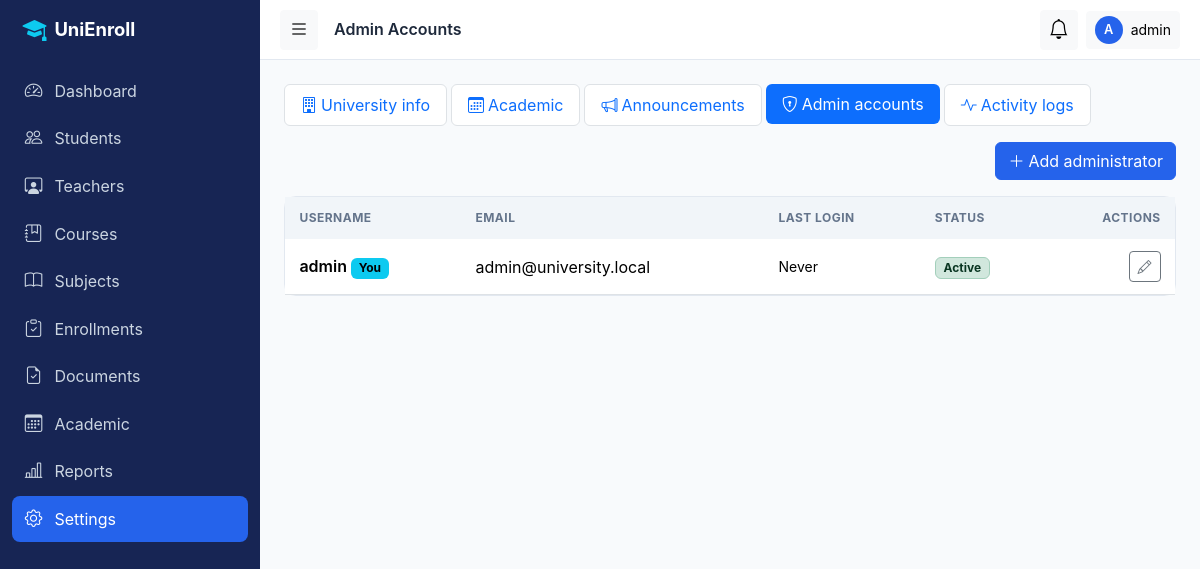
/admin/settings/admins.php (signed in), run on the app's committed database.
### tables this page shows
CREATE TABLE users (
  id            INT UNSIGNED AUTO_INCREMENT PRIMARY KEY,
  username      VARCHAR(50)  NOT NULL,
  email         VARCHAR(120) NOT NULL,
  password_hash VARCHAR(255) NOT NULL,
  role          ENUM('admin','teacher','student') NOT NULL,
  status        ENUM('active','inactive') NOT NULL DEFAULT 'active',
  last_login    DATETIME NULL,
  created_at    TIMESTAMP NOT NULL DEFAULT CURRENT_TIMESTAMP,
  updated_at    TIMESTAMP NOT NULL DEFAULT CURRENT_TIMESTAMP ON UPDATE CURRENT_TIMESTAMP,
  UNIQUE KEY uq_users_username (username),
  UNIQUE KEY uq_users_email (email),
  KEY idx_users_role_status (role, status)
);

### includes/auth_check.php (called while the page is built, shortened)
<?php
function require_login(): array
{
    $pdo  = Database::getConnection();
    $stmt = $pdo->prepare('SELECT id, username, role, status FROM users WHERE id = ?');
    $stmt->execute([$_SESSION['user_id']]);
    $user = $stmt->fetch();
    $user['name'] = $_SESSION['display_name'] ?? $user['username'];
    return $user;
}
function require_role($roles): array
{
    $roles = (array)$roles;
    $user  = require_login();
        ?>
        <?php
    return $user;
}

### admin/settings/admins.php (the view, shortened to what this page needs)
<?php
require_once __DIR__ . '/../../includes/auth_check.php';
require_once __DIR__ . '/../../includes/settings_nav.php';
$user = require_role('admin');
$pdo = Database::getConnection();
$admins = $pdo->query("SELECT id, username, email, status, last_login, created_at FROM users WHERE role = 'admin' ORDER BY username")->fetchAll();
require_once __DIR__ . '/../../includes/header.php';
?>
<div class="d-flex justify-content-end mb-3"><button class="btn btn-primary" id="addBtn"><i class="bi bi-plus-lg me-1"></i>Add administrator</button></div>
<div class="card"><div class="table-responsive"><table class="table table-hover mb-0"><thead><tr><th>Username</th><th>Email</th><th>Last login</th><th>Status</th><th class="text-end">Actions</th></tr></thead><tbody>
<?php foreach ($admins as $a): ?><tr><td class="fw-semibold"><?= e($a['username']) ?><?= (int)$a['id'] === (int)$user['id'] ? ' <span class="badge text-bg-info">You</span>' : '' ?></td><td><?= e($a['email']) ?></td>
  <td class="small"><?= $a['last_login'] ? e(format_date($a['last_login'], 'M d, Y g:i A')) : 'Never' ?></td><td><?= status_badge($a['status']) ?></td>
  <td class="text-end text-nowrap"><button class="btn btn-sm btn-outline-secondary edit-btn" data-item="<?= e(json_encode($a)) ?>"><i class="bi bi-pencil"></i></button>
      </td></tr><?php endforeach; ?></tbody></table></div></div>
<?php require_once __DIR__ . '/../../includes/footer.php'; ?>

### includes/functions.php (shortened to what this page needs)
<?php
function e($value): string
{
    return htmlspecialchars((string)$value, ENT_QUOTES, 'UTF-8');
}
function status_badge(string $status): string
{
    $map = [
        'active' => 'success', 'approved' => 'success', 'verified' => 'success', 'open' => 'success', 'available' => 'success',
        'pending' => 'warning', 'inactive' => 'secondary', 'draft' => 'secondary', 'closed' => 'secondary',
        'unavailable' => 'secondary', 'passed' => 'success', 'failed' => 'danger', 'enrolled' => 'primary', 'dropped' => 'secondary', 'rejected' => 'danger', 'cancelled' => 'dark', 'graduated' => 'info',
    ];
    return '<span class="badge bg-' . ($map[$status] ?? 'secondary') . '-subtle text-' . ($map[$status] ?? 'secondary')
         . '-emphasis border border-' . ($map[$status] ?? 'secondary') . '-subtle text-capitalize">' . e($status) . '</span>';
}

### assets/css/style.css (style rules this page uses)
:root { --navy: #172554; --royal: #2563EB; --cyan: #06B6D4; --bg: #F8FAFC; --card: #FFFFFF; --text: #1E293B; --muted: #64748B; --border: #E2E8F0; --success:#16A34A; --warning:#F59E0B; --danger: #DC2626; --radius: 12px; --sidebar-w: 260px; --transition: .2s ease; }
body { font-family: 'Inter', system-ui, -apple-system, 'Segoe UI', Roboto, sans-serif; background: var(--bg); color: var(--text); }
.card { border: 1px solid var(--border); border-radius: var(--radius); }
.btn-primary { background: var(--royal); border-color: var(--royal); }
.btn, .form-control, .form-select { transition: var(--transition); }
.table > :not(caption) > * > * { padding: .75rem .9rem; vertical-align: middle; }
.table thead th { font-size: .75rem; text-transform: uppercase; letter-spacing: .04em; color: var(--muted); background: #f1f5f9; border-bottom: 0; }

### data on the page
users: username "admin", shows "You", email "admin@university.local", shows "Never", status "Active"

### other printed values
$label "Dashboard"
$label "Students"
$label "Teachers"
$label "Courses"
$label "Subjects"
$label "Enrollments"
$label "Documents"
$label "Academic"
$label "Reports"
$label "Settings"
$pageTitle "Admin Accounts"
mb_substr($user['name'], 0, 1) "A"
$user['name'] "admin"
$label "University info"
$label "Announcements"
